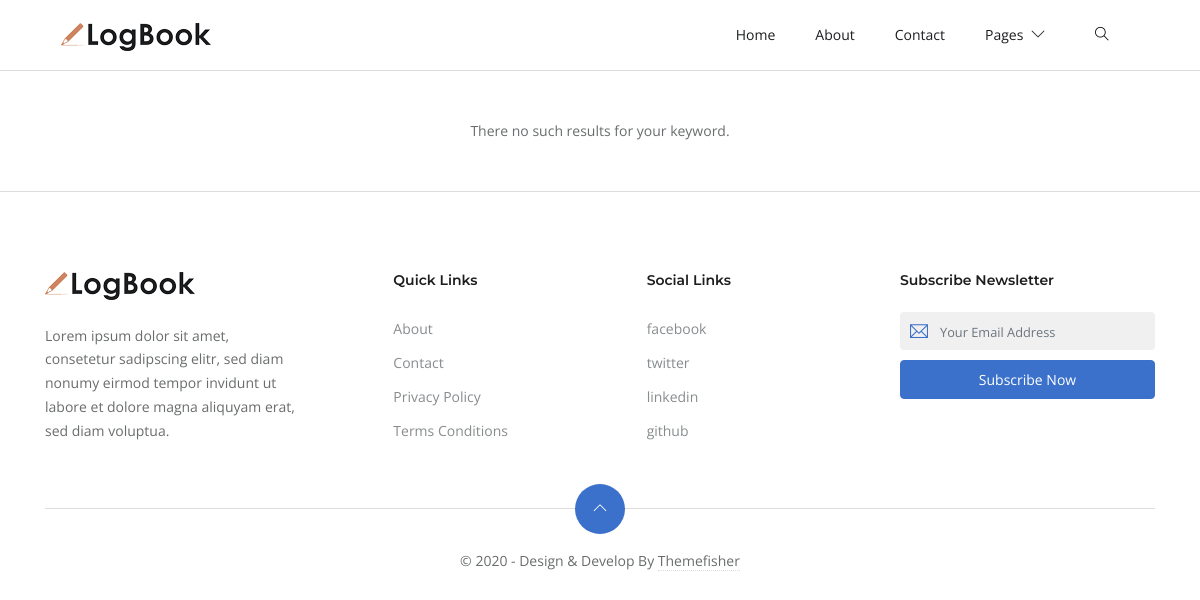
/category/new/, run on an earlier commit of the app's database.
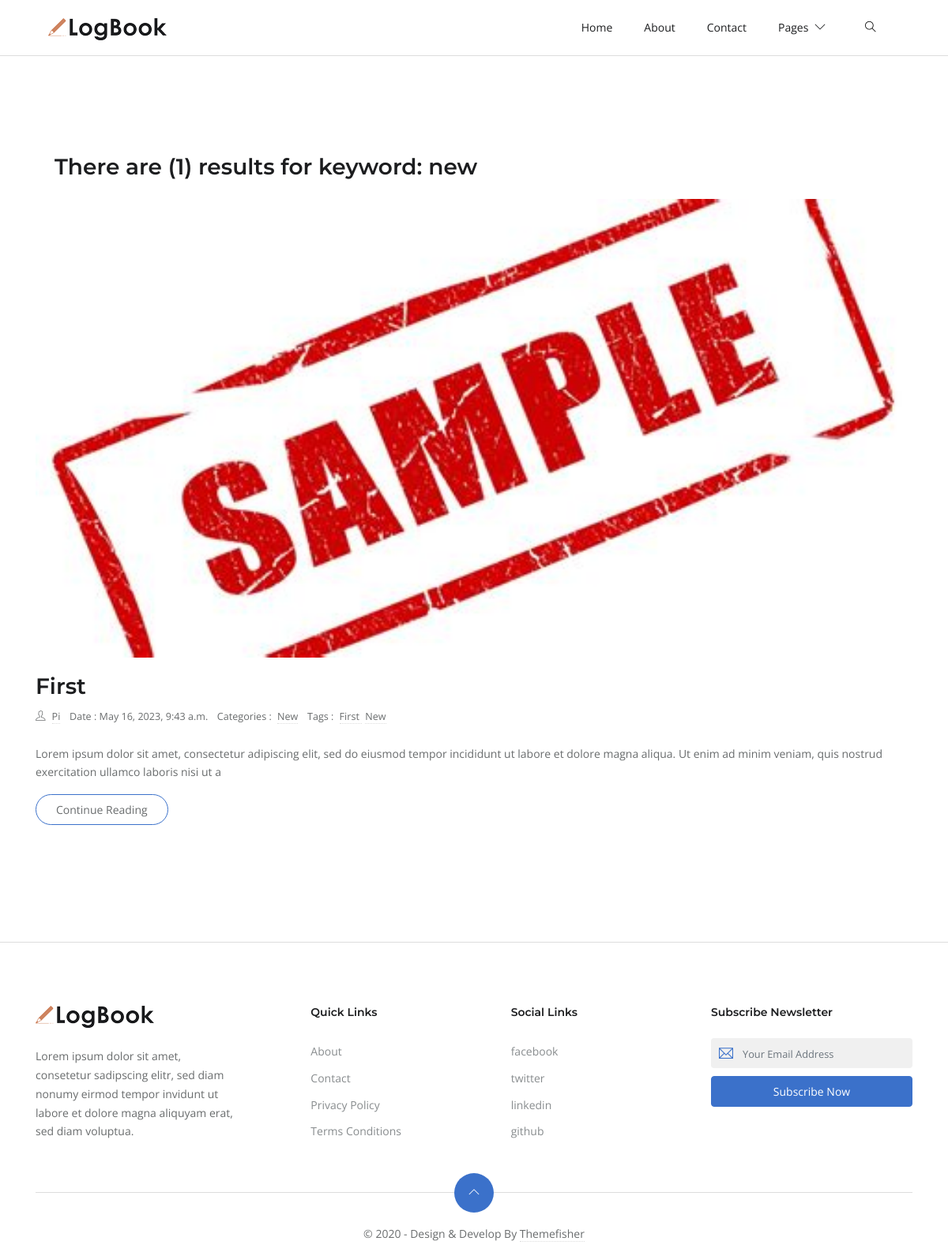
And on a later commit of the database.
### blog/models.py (models this page shows, shortened)
class Post(models.Model):
    STATUS_CHOICES = (
    ('draft', 'Draft'),
    ('published', 'Published'),
    )
    url=models.SlugField(max_length=1000,unique=True)
    title=models.CharField(max_length=1000)
    author = models.ForeignKey(User,on_delete=models.CASCADE)
    image=models.ImageField(upload_to='static/images')
    category=models.ForeignKey(Categorie,on_delete=models.CASCADE,blank=True,related_name='categories')
    body=RichTextUploadingField()
    description=models.CharField(max_length=200)
    tags=TaggableManager()
    publish = models.DateTimeField(default=timezone.now)
    created = models.DateTimeField(auto_now_add=True)
    updated = models.DateTimeField(auto_now=True)
    update=models.DateTimeField(auto_now_add=True)
    status = models.CharField(max_length=10,choices=STATUS_CHOICES,default='draft')

class Categorie(models.Model):
    name=models.CharField(max_length=100,unique=True)
    url=models.SlugField(max_length=100,unique=True)

### blog/views.py (the view)
# urls.py: path('category/<str:url>/',views.category,name='category'),
def category(request,url):
    post=Post.objects.filter(status='published',category__name__contains=url).order_by('-publish')
    page = request.GET.get('page', 1)
    paginator = Paginator(post, 10)
    try:
        posts = paginator.page(page)
    except PageNotAnInteger:
        posts = paginator.page(1)
    except EmptyPage:
        posts = paginator.page(paginator.num_pages)
    return render(request,'search.html',{'posts':posts,'query':url})

### templates/search.html (shortened to what this page needs)
{% extends 'base.html' %}
{% block body %}
{% if posts %}
<section class="section">
	<div class="container">
   <h3 class="m-4">There are ({{posts|length}}) results for keyword: {{query}}</h3>
		<div class="row">
			<div class="col-12  mb-5 mb-lg-0">
            {% for post in posts %}
            <article class="row mb-5">
               <div class="col-12">
                  <div class="post-slider">
                     <img loading="lazy" src="{{post.image.url}}" class="img-fluid" alt="image of {{post.title}}">
                  </div>
               </div>
               <div class="col-12 mx-auto">
                  <h3><a class="post-title" href="/{{post.url}}/">{{post.title|title}}</a></h3>
                  <ul class="list-inline post-meta mb-4">
                     <li class="list-inline-item"><i class="ti-user mr-2"></i><a href="/author/{{post.author}}">{{post.author|title}}</a>
                     </li>
                     <li class="list-inline-item">Date : {{post.publish}}</li>
                     <li class="list-inline-item">Categories : <a href="/category/{{post.category.url}}/" class="ml-1">{{post.category.name|title}} </a>
                     </li>
                     <li class="list-inline-item">Tags : {% for tag in post.tags.all %} <a href="/tag/{{tag.slug}}" class="ml-1">{{tag.name|capfirst}} </a> {% endfor %}
                     </li>
                  </ul>
                  <p>{{post.description|capfirst|safe}}</p> <a href="/{{post.url}}/" class="btn btn-outline-primary">Continue Reading</a>
               </div>
            </article>
            {% endfor %}
			</div>
		</div>
	</div>
</section>
{% else %}
<div  class="container text-center align-middle  my-5" >
There no such results for your keyword.</div>
{% endif %}
{% endblock body %}

What changed in the data, as far as the page shows it:
now on this page (row edited): Post: image (picture), title "First", author "Pi", publish "May 16, 2023, 9:43 a.m.", category.name "New", description "Lorem ipsum dolor sit amet, consectetur adipiscing elit, sed do eiusmod tempor incididunt ut labore et dolore magna aliqua. Ut enim ad minim veniam, quis nostrud exercitation ullamco laboris nisi ut a"
now on this page (row edited): Tag: name "First"
added Tag: name "New"
Also different on the page:
{{ posts|length }}: (not shown) → "1"
{{ query }}: (not shown) → "new"
text no longer shown: "There no such results for your keyword."
text now shown: "There are ( ) results for keyword:"
